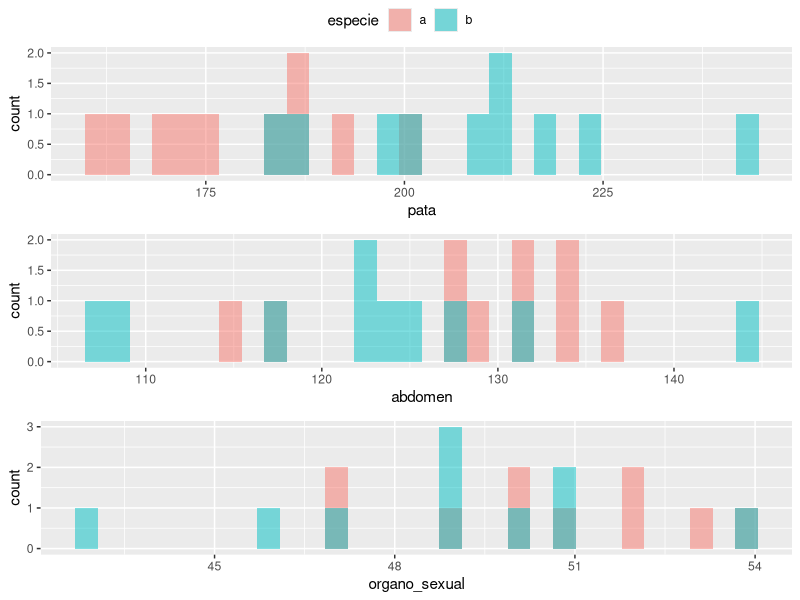
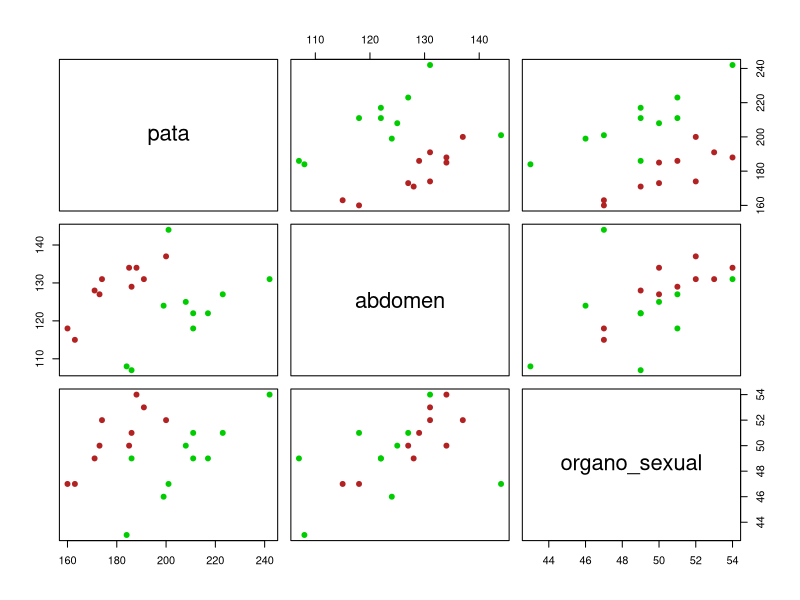

Recreate these plots in R, in order.
# Un equipo de biólogos quiere generar un modelo estadístico que permita identificar a que
#especie (a o b) pertenece un determinado insecto. Para ello se han medido tres variables
#(longitud de las patas, diámetro del abdomen y diámetro del órgano sexual) en 10 individuos
#de cada una de las dos especies.

# Obtención de los datos de entrenamiento

input <- ("
especie pata abdomen organo_sexual 
a 191 131 53
a 185 134 50
a 200 137 52
a 173 127 50
a 171 128 49
a 160 118 47
a 188 134 54
a 186 129 51
a 174 131 52
a 163 115 47
b 186 107 49
b 211 122 49
b 201 144 47
b 242 131 54
b 184 108 43
b 211 118 51
b 217 122 49
b 223 127 51
b 208 125 50
b 199 124 46
")

datos<- read.table(textConnection(input),header=TRUE)
datos$especie <-as.factor(datos$especie)

library(ggplot2)
library(ggpubr)

p1<- ggplot(data=datos, aes(x=pata,fill=especie)) +
  geom_histogram(position="identity",alpha=0.5)

p2<- ggplot(data=datos, aes(x=abdomen,fill=especie)) +
  geom_histogram(position="identity",alpha=0.5)

p3<- ggplot(data=datos, aes(x=organo_sexual,fill=especie)) +
  geom_histogram(position="identity",alpha=0.5)

ggarrange(p1,p2,p3,nrow = 3,common.legend = TRUE)


#A nivel individual, la longitud de la pata parece ser la variable que más se 
#diferencia entre especies (menor solapamiento entre poblaciones)

pairs(x=datos[,c("pata","abdomen","organo_sexual")],
      col=c("firebrick","green3")[datos$especie],pch=19
      )


# El par de variables abdomen-pata y el par pata-organo_sexual parecen separar bien las dos
#especies.


